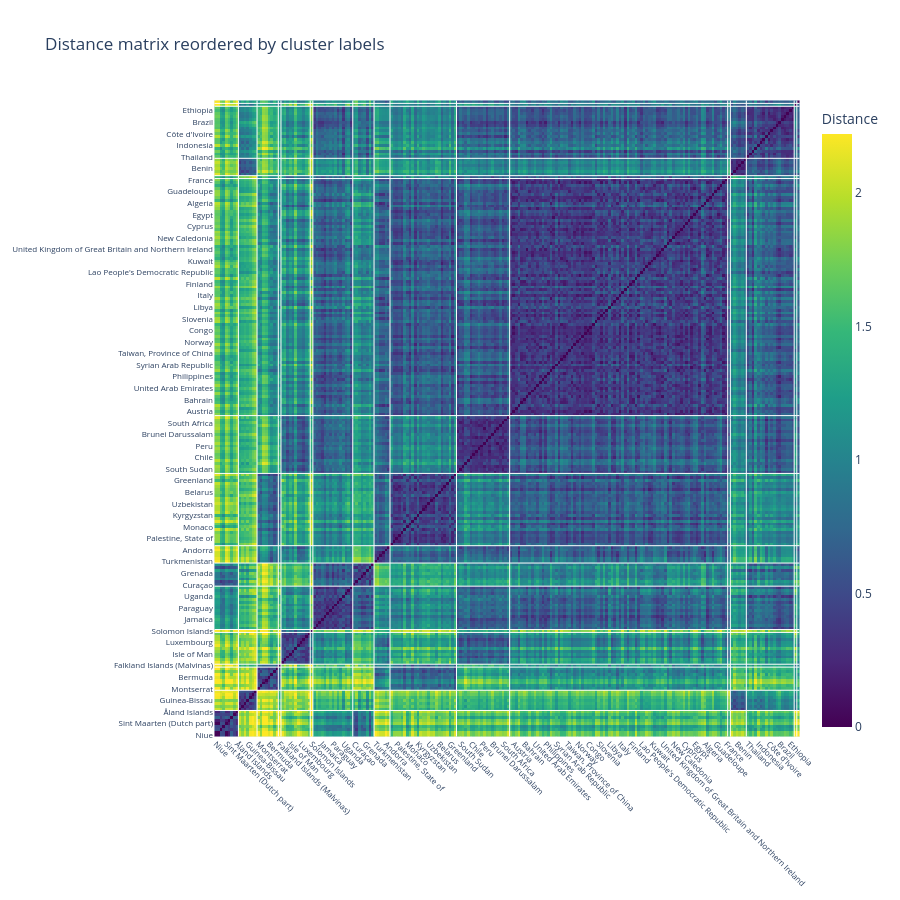

Notebook source saved alongside this figure:
### Code cell
fig = go.Figure(
    data=go.Heatmap(
        z=D_ordered,
        x=names_ordered,
        y=names_ordered,
        colorscale="Viridis",
        colorbar=dict(title="Distance"),
        hovertemplate="Row: %{y}<br>Col: %{x}<br>Dist: %{z:.3f}<extra></extra>"
    )
)

fig.update_layout(
    title="Distance matrix reordered by cluster labels",
    xaxis=dict(
        tickangle=45,
        tickfont=dict(size=8),
        automargin=True
    ),
    yaxis=dict(
        tickfont=dict(size=8),
        automargin=True
    ),
    width=900,
    height=900
)
# cluster boundaries
changes = np.where(np.diff(labels_ordered) != 0)[0] + 1

for c in changes:
    fig.add_shape(
        type="line",
        x0=-0.5, x1=len(names_ordered)-0.5,
        y0=c-0.5, y1=c-0.5,
        line=dict(color="white", width=1)
    )
    fig.add_shape(
        type="line",
        x0=c-0.5, x1=c-0.5,
        y0=-0.5, y1=len(names_ordered)-0.5,
        line=dict(color="white", width=1)
    )

fig.show()

### Figure 1 — Plotly figure (JSON) as saved in the notebook; plotly's stock layout.template omitted (floating-point values rounded to 4 significant figures; data arrays with more than 128 entries replaced by an {"elided": "..."} marker saying what was removed)
{"data": [{"colorbar": {"title": {"text": "Distance"}}, "colorscale": [[0.0, "#440154"], [0.1111, "#482878"], [0.2222, "#3e4989"], [0.3333, "#31688e"], [0.4444, "#26828e"], [0.5556, "#1f9e89"], [0.6667, "#35b779"], [0.7778, "#6ece58"], [0.8889, "#b5de2b"], [1.0, "#fde725"]], "hovertemplate": "Row: %{y}<br>Col: %{x}<br>Dist: %{z:.3f}<extra></extra>", "x": {"elided": "220 str values"}, "y": {"elided": "220 str values"}, "z": {"elided": "220x220 float values"}, "type": "heatmap"}], "layout": {"xaxis": {"tickfont": {"size": 8}, "tickangle": 45, "automargin": true}, "yaxis": {"tickfont": {"size": 8}, "automargin": true}, "title": {"text": "Distance matrix reordered by cluster labels"}, "width": 900, "height": 900, "shapes": [{"line": {"color": "white", "width": 1}, "type": "line", "x0": -0.5, "x1": 219.5, "y0": 8.5, "y1": 8.5}, {"line": {"color": "white", "width": 1}, "type": "line", "x0": 8.5, "x1": 8.5, "y0": -0.5, "y1": 219.5}, {"line": {"color": "white", "width": 1}, "type": "line", "x0": -0.5, "x1": 219.5, "y0": 15.5, "y1": 15.5}, {"line": {"color": "white", "width": 1}, "type": "line", "x0": 15.5, "x1": 15.5, "y0": -0.5, "y1": 219.5}, {"line": {"color": "white", "width": 1}, "type": "line", "x0": -0.5, "x1": 219.5, "y0": 23.5, "y1": 23.5}, {"line": {"color": "white", "width": 1}, "type": "line", "x0": 23.5, "x1": 23.5, "y0": -0.5, "y1": 219.5}, {"line": {"color": "white", "width": 1}, "type": "line", "x0": -0.5, "x1": 219.5, "y0": 24.5, "y1": 24.5}, {"line": {"color": "white", "width": 1}, "type": "line", "x0": 24.5, "x1": 24.5, "y0": -0.5, "y1": 219.5}, {"line": {"color": "white", "width": 1}, "type": "line", "x0": -0.5, "x1": 219.5, "y0": 35.5, "y1": 35.5}, {"line": {"color": "white", "width": 1}, "type": "line", "x0": 35.5, "x1": 35.5, "y0": -0.5, "y1": 219.5}, {"line": {"color": "white", "width": 1}, "type": "line", "x0": -0.5, "x1": 219.5, "y0": 36.5, "y1": 36.5}, {"line": {"color": "white", "width": 1}, "type": "line", "x0": 36.5, "x1": 36.5, "y0": -0.5, "y1": 219.5}, {"line": {"color": "white", "width": 1}, "type": "line", "x0": -0.5, "x1": 219.5, "y0": 51.5, "y1": 51.5}, {"line": {"color": "white", "width": 1}, "type": "line", "x0": 51.5, "x1": 51.5, "y0": -0.5, "y1": 219.5}, {"line": {"color": "white", "width": 1}, "type": "line", "x0": -0.5, "x1": 219.5, "y0": 59.5, "y1": 59.5}, {"line": {"color": "white", "width": 1}, "type": "line", "x0": 59.5, "x1": 59.5, "y0": -0.5, "y1": 219.5}, {"line": {"color": "white", "width": 1}, "type": "line", "x0": -0.5, "x1": 219.5, "y0": 65.5, "y1": 65.5}, {"line": {"color": "white", "width": 1}, "type": "line", "x0": 65.5, "x1": 65.5, "y0": -0.5, "y1": 219.5}, {"line": {"color": "white", "width": 1}, "type": "line", "x0": -0.5, "x1": 219.5, "y0": 90.5, "y1": 90.5}, {"line": {"color": "white", "width": 1}, "type": "line", "x0": 90.5, "x1": 90.5, "y0": -0.5, "y1": 219.5}, {"line": {"color": "white", "width": 1}, "type": "line", "x0": -0.5, "x1": 219.5, "y0": 110.5, "y1": 110.5}, {"line": {"color": "white", "width": 1}, "type": "line", "x0": 110.5, "x1": 110.5, "y0": -0.5, "y1": 219.5}, {"line": {"color": "white", "width": 1}, "type": "line", "x0": -0.5, "x1": 219.5, "y0": 192.5, "y1": 192.5}, {"line": {"color": "white", "width": 1}, "type": "line", "x0": 192.5, "x1": 192.5, "y0": -0.5, "y1": 219.5}, {"line": {"color": "white", "width": 1}, "type": "line", "x0": -0.5, "x1": 219.5, "y0": 193.5, "y1": 193.5}, {"line": {"color": "white", "width": 1}, "type": "line", "x0": 193.5, "x1": 193.5, "y0": -0.5, "y1": 219.5}, {"line": {"color": "white", "width": 1}, "type": "line", "x0": -0.5, "x1": 219.5, "y0": 199.5, "y1": 199.5}, {"line": {"color": "white", "width": 1}, "type": "line", "x0": 199.5, "x1": 199.5, "y0": -0.5, "y1": 219.5}, {"line": {"color": "white", "width": 1}, "type": "line", "x0": -0.5, "x1": 219.5, "y0": 217.5, "y1": 217.5}, {"line": {"color": "white", "width": 1}, "type": "line", "x0": 217.5, "x1": 217.5, "y0": -0.5, "y1": 219.5}, {"line": {"color": "white", "width": 1}, "type": "line", "x0": -0.5, "x1": 219.5, "y0": 218.5, "y1": 218.5}, {"line": {"color": "white", "width": 1}, "type": "line", "x0": 218.5, "x1": 218.5, "y0": -0.5, "y1": 219.5}]}}
